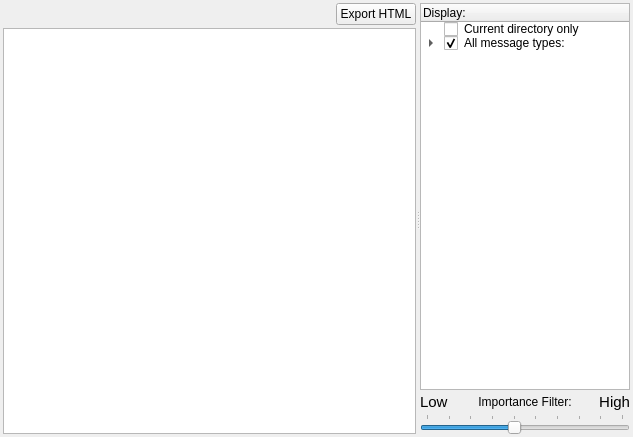
<?xml version="1.0" encoding="UTF-8"?>
<ui version="4.0">
 <class>Form</class>
 <widget class="QWidget" name="Form">
  <property name="geometry">
   <rect>
    <x>0</x>
    <y>0</y>
    <width>633</width>
    <height>437</height>
   </rect>
  </property>
  <property name="sizePolicy">
   <sizepolicy hsizetype="Ignored" vsizetype="Ignored">
    <horstretch>0</horstretch>
    <verstretch>0</verstretch>
   </sizepolicy>
  </property>
  <property name="windowTitle">
   <string>Form</string>
  </property>
  <layout class="QGridLayout" name="gridLayout_2">
   <property name="margin">
    <number>3</number>
   </property>
   <property name="spacing">
    <number>3</number>
   </property>
   <item row="0" column="0">
    <widget class="QSplitter" name="splitter">
     <property name="orientation">
      <enum>Qt::Horizontal</enum>
     </property>
     <widget class="QWidget" name="widget" native="true">
      <property name="sizePolicy">
       <sizepolicy hsizetype="Preferred" vsizetype="Preferred">
        <horstretch>6</horstretch>
        <verstretch>0</verstretch>
       </sizepolicy>
      </property>
      <layout class="QGridLayout" name="gridLayout">
       <property name="spacing">
        <number>3</number>
       </property>
       <item row="0" column="2">
        <widget class="QPushButton" name="exportHtmlBtn">
         <property name="text">
          <string>Export HTML</string>
         </property>
        </widget>
       </item>
       <item row="0" column="0">
        <widget class="QLabel" name="dirLabel">
         <property name="text">
          <string/>
         </property>
        </widget>
       </item>
       <item row="0" column="1">
        <spacer name="horizontalSpacer">
         <property name="orientation">
          <enum>Qt::Horizontal</enum>
         </property>
         <property name="sizeHint" stdset="0">
          <size>
           <width>148</width>
           <height>20</height>
          </size>
         </property>
        </spacer>
       </item>
       <item row="1" column="0" colspan="3">
        <widget class="QTextBrowser" name="output">
         <property name="openLinks">
          <bool>false</bool>
         </property>
        </widget>
       </item>
      </layout>
     </widget>
     <widget class="QWidget" name="widget" native="true">
      <property name="sizePolicy">
       <sizepolicy hsizetype="Preferred" vsizetype="Preferred">
        <horstretch>1</horstretch>
        <verstretch>0</verstretch>
       </sizepolicy>
      </property>
      <layout class="QVBoxLayout" name="verticalLayout">
       <property name="spacing">
        <number>3</number>
       </property>
       <item>
        <widget class="TreeWidget" name="filterTree">
         <property name="sizePolicy">
          <sizepolicy hsizetype="MinimumExpanding" vsizetype="Expanding">
           <horstretch>0</horstretch>
           <verstretch>0</verstretch>
          </sizepolicy>
         </property>
         <property name="minimumSize">
          <size>
           <width>210</width>
           <height>0</height>
          </size>
         </property>
         <property name="maximumSize">
          <size>
           <width>8777205</width>
           <height>16777215</height>
          </size>
         </property>
         <property name="editTriggers">
          <set>QAbstractItemView::NoEditTriggers</set>
         </property>
         <property name="showDropIndicator" stdset="0">
          <bool>false</bool>
         </property>
         <property name="dragEnabled">
          <bool>true</bool>
         </property>
         <property name="selectionMode">
          <enum>QAbstractItemView::NoSelection</enum>
         </property>
         <property name="selectionBehavior">
          <enum>QAbstractItemView::SelectItems</enum>
         </property>
         <column>
          <property name="text">
           <string>Display:</string>
          </property>
         </column>
         <item>
          <property name="text">
           <string>Current directory only</string>
          </property>
          <property name="checkState">
           <enum>Unchecked</enum>
          </property>
          <property name="flags">
           <set>ItemIsUserCheckable|ItemIsEnabled</set>
          </property>
         </item>
         <item>
          <property name="text">
           <string>All message types:</string>
          </property>
          <property name="checkState">
           <enum>Checked</enum>
          </property>
          <property name="flags">
           <set>ItemIsDropEnabled|ItemIsUserCheckable|ItemIsEnabled</set>
          </property>
          <item>
           <property name="text">
            <string>user</string>
           </property>
           <property name="checkState">
            <enum>Checked</enum>
           </property>
           <property name="flags">
            <set>ItemIsUserCheckable|ItemIsEnabled</set>
           </property>
          </item>
          <item>
           <property name="text">
            <string>status</string>
           </property>
           <property name="checkState">
            <enum>Checked</enum>
           </property>
           <property name="flags">
            <set>ItemIsUserCheckable|ItemIsEnabled</set>
           </property>
          </item>
          <item>
           <property name="text">
            <string>warning</string>
           </property>
           <property name="checkState">
            <enum>Checked</enum>
           </property>
           <property name="flags">
            <set>ItemIsUserCheckable|ItemIsEnabled</set>
           </property>
          </item>
          <item>
           <property name="text">
            <string>error</string>
           </property>
           <property name="checkState">
            <enum>Checked</enum>
           </property>
           <property name="flags">
            <set>ItemIsUserCheckable|ItemIsEnabled</set>
           </property>
          </item>
          <item>
           <property name="text">
            <string>info</string>
           </property>
           <property name="checkState">
            <enum>Checked</enum>
           </property>
           <property name="flags">
            <set>ItemIsUserCheckable|ItemIsEnabled</set>
           </property>
          </item>
          <item>
           <property name="text">
            <string>debug</string>
           </property>
           <property name="checkState">
            <enum>Checked</enum>
           </property>
           <property name="flags">
            <set>ItemIsUserCheckable|ItemIsEnabled</set>
           </property>
          </item>
         </item>
        </widget>
       </item>
       <item>
        <layout class="QHBoxLayout" name="horizontalLayout">
         <property name="spacing">
          <number>0</number>
         </property>
         <item>
          <widget class="QLabel" name="label_2">
           <property name="font">
            <font>
             <pointsize>11</pointsize>
            </font>
           </property>
           <property name="text">
            <string>Low</string>
           </property>
           <property name="indent">
            <number>0</number>
           </property>
          </widget>
         </item>
         <item>
          <widget class="QLabel" name="label">
           <property name="text">
            <string>Importance Filter:</string>
           </property>
           <property name="alignment">
            <set>Qt::AlignCenter</set>
           </property>
          </widget>
         </item>
         <item>
          <widget class="QLabel" name="label_3">
           <property name="font">
            <font>
             <pointsize>11</pointsize>
            </font>
           </property>
           <property name="text">
            <string>High</string>
           </property>
           <property name="alignment">
            <set>Qt::AlignRight|Qt::AlignTrailing|Qt::AlignVCenter</set>
           </property>
          </widget>
         </item>
        </layout>
       </item>
       <item>
        <widget class="QSlider" name="importanceSlider">
         <property name="sizePolicy">
          <sizepolicy hsizetype="Expanding" vsizetype="Fixed">
           <horstretch>0</horstretch>
           <verstretch>0</verstretch>
          </sizepolicy>
         </property>
         <property name="maximum">
          <number>9</number>
         </property>
         <property name="pageStep">
          <number>0</number>
         </property>
         <property name="value">
          <number>4</number>
         </property>
         <property name="tracking">
          <bool>true</bool>
         </property>
         <property name="orientation">
          <enum>Qt::Horizontal</enum>
         </property>
         <property name="tickPosition">
          <enum>QSlider::TicksAbove</enum>
         </property>
         <property name="tickInterval">
          <number>1</number>
         </property>
        </widget>
       </item>
      </layout>
     </widget>
    </widget>
   </item>
  </layout>
 </widget>
 <customwidgets>
  <customwidget>
   <class>TreeWidget</class>
   <extends>QTreeWidget</extends>
   <header>pyqtgraph</header>
  </customwidget>
 </customwidgets>
 <resources/>
 <connections/>
</ui>
